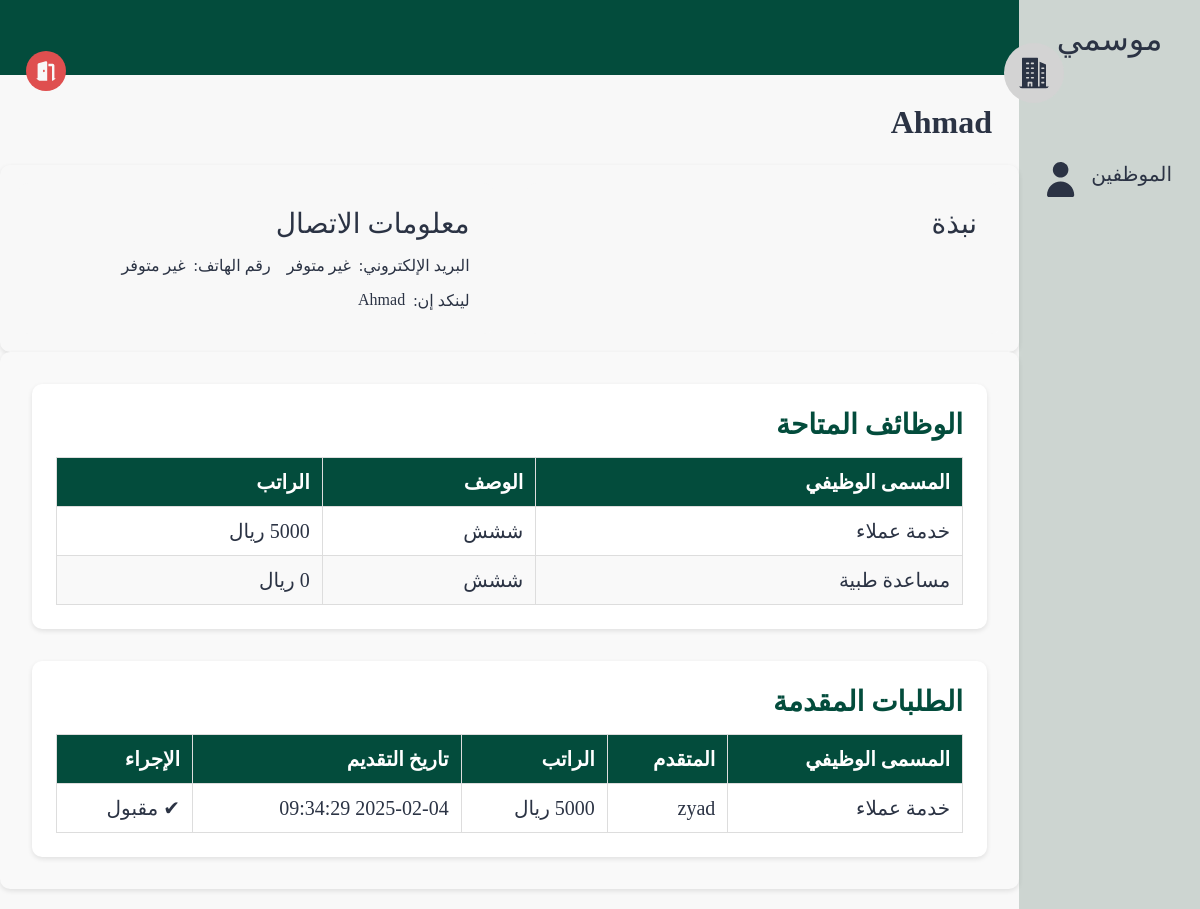
The app's page /pages/company.php?id=2 with its own data.
### tables this page shows
CREATE TABLE company (
    company_id INTEGER PRIMARY KEY, 
    owner_id INTEGER,
    hr_id INTEGER,
    name TEXT,
    location TEXT,
    bio TEXT,
    FOREIGN KEY (owner_id) REFERENCES users(id) ON DELETE CASCADE,
    FOREIGN KEY (hr_id) REFERENCES users(id) ON DELETE CASCADE
);

CREATE TABLE jobs (
    job_id INTEGER PRIMARY KEY, 
    company_id INTEGER,
    name TEXT,
    description TEXT,
    salary INTEGER,
    language_id INTEGER,
    type BOOLEAN,
    FOREIGN KEY (company_id) REFERENCES company(company_id) ON DELETE CASCADE,
    FOREIGN KEY (language_id) REFERENCES languages(language_id) ON DELETE CASCADE
);

### src/database/fetch.php (called while the page is built, shortened)
<?php
include('../database/data.php');
function fetchAllCompanyJobs($company_id)
{
    global $db;
    $company_id = intval($company_id);
    $stmt = $db->prepare('SELECT name, description, salary FROM jobs WHERE company_id = :company_id');
    $stmt->bindValue(':company_id', $company_id, SQLITE3_INTEGER);
    $result = $stmt->execute();
    $jobs = [];
    while ($row = $result->fetchArray(SQLITE3_ASSOC)) {
        $jobs[] = $row;
    }
    return $jobs;
}
function fetchAllApplicationsForCompany($company_id)
{
    global $db;
    $stmt = $db->prepare("
        SELECT applications.id, applications.applied_at, applications.status,
               users.name AS applicant_name, jobs.name AS job_title, jobs.salary
        FROM applications
        JOIN jobs ON applications.job_id = jobs.job_id
        JOIN users ON applications.user_id = users.id
        WHERE jobs.company_id = :company_id
        ORDER BY applications.applied_at DESC
    ");
    $stmt->bindValue(':company_id', $company_id, SQLITE3_INTEGER);
    $result = $stmt->execute();
    $applications = [];
    while ($row = $result->fetchArray(SQLITE3_ASSOC)) {
        $applications[] = $row;
    }
    return $applications;
}

### src/pages/company.php (the view, shortened to what this page needs)
<?php
include ('../database/data.php');
$company_id = isset($_GET["id"]) ? intval($_GET["id"]) : ($_SESSION['user']['company_id'] ?? 0);
$stmt = $db->prepare("SELECT * FROM company WHERE company_id = :company_id");
$stmt->bindValue(':company_id', $company_id, SQLITE3_INTEGER);
$result = $stmt->execute()->fetchArray(SQLITE3_ASSOC);
$name = $result['name'] ?? 'غير معروف';
$email = $result['email'] ?? 'غير متوفر';
$phone = $result['phone'] ?? 'غير متوفر';
$linkedin = $result['linkedin'] ?? '#';
$jobs = fetchAllCompanyJobs($company_id);
$applications = fetchAllApplicationsForCompany($company_id);
?>
<!DOCTYPE html>
<html lang="ar" dir="rtl">
<head>
    <link rel="stylesheet" href="../styles/profile.css">
</head>
<body>
    <section class="page-structure">
        <?php
        include "../components/NavBar.php";
        ?>
        <section class="page-content">
            <div class="username">
                <img class="profile-pic" src="../images/company.svg" alt="صورة المستخدم">
                <div class="user">
                    <h2><?php echo $name; ?></h2>
                </div>
            </div>
            <div class="options">
                <a href="../pages/logout.php">
                    <img class="nav-icon" style="--color: #DF4F4F" src="../images/logout.svg" alt="شعار تسجيل الخروج">
                </a>
            </div>
            <header></header>
            <main>
                <section class="profile-details">
                    <div class="block about">
                        <h2>نبذة</h2>
                    </div>
                    <div class="block contacts">
                        <h2>معلومات الاتصال</h2>
                        <ul>
                            <li>البريد الإلكتروني:
                                <a href="mailto:<?php echo $email; ?>"><?php echo $email; ?></a>
                            </li>
                            <li>رقم الهاتف:
                                <a href="tel:<?php echo $phone; ?>"><?php echo $phone; ?></a>
                            </li>
                            <li>لينكد إن:
                                <a href="<?php echo $linkedin; ?>" target="_blank"><?php echo $name; ?></a>
                            </li>
                        </ul>
                    </div>
                </section>
                <section class="recent-activity">
                    <div class="block experinces">
                        <h2>الوظائف المتاحة</h2>
                        <table>
                            <tr>
                                <th>المسمى الوظيفي</th>
                                <th>الوصف</th>
                                <th>الراتب</th>
                            </tr>
                            <?php if (!empty($jobs)): ?>
                                <?php foreach ($jobs as $job): ?>
                                    <tr>
                                        <td><?php echo htmlspecialchars($job["name"]); ?></td>
                                        <td><?php echo htmlspecialchars($job["description"]); ?></td>
                                        <td><?php echo htmlspecialchars($job["salary"]); ?> ريال</td>
                                    </tr>
                                <?php endforeach; ?>
                            <?php else: ?>
                                <tr>
                                    <td colspan="3" style="text-align: center;">لا توجد وظائف متاحة</td>
                                </tr>
                            <?php endif; ?>
                        </table>
                    </div>
                    <div class="block experinces">
                        <h2>الطلبات المقدمة</h2>
                        <table>
                            <tr>
                                <th>المسمى الوظيفي</th>
                                <th>المتقدم</th>
                                <th>الراتب</th>
                                <th>تاريخ التقديم</th>
                                <th>الإجراء</th>
                            </tr>
                            <?php if (!empty($applications)): ?>
                                <?php foreach ($applications as $application): ?>
                                    <tr>
                                        <td><?php echo htmlspecialchars($application["job_title"]); ?></td>
                                        <td><?php echo htmlspecialchars($application["applicant_name"]); ?></td>
                                        <td><?php echo htmlspecialchars($application["salary"]); ?> ريال</td>
                                        <td><?php echo htmlspecialchars($application["applied_at"]); ?></td>
                                        <td>
                                            <?php if ($application["status"] === "pending"): ?>
                                                <form action="update_application_status.php" method="POST" style="display:inline;">
                                                    <input type="hidden" name="application_id" value="<?php echo $application['id']; ?>">
                                                    <input type="hidden" name="status" value="accepted">
                                                    <button type="submit" class="accept-btn">قبول</button>
                                                </form>
                                                <form action="update_application_status.php" method="POST" style="display:inline;">
                                                    <input type="hidden" name="application_id" value="<?php echo $application['id']; ?>">
                                                    <input type="hidden" name="status" value="rejected">
                                                    <button type="submit" class="reject-btn">رفض</button>
                                                </form>
                                            <?php else: ?>
                                                <span class="<?php echo $application["status"] === 'accepted' ? 'accepted' : 'rejected'; ?>">
                                                    <?php echo $application["status"] === "accepted" ? "✔ مقبول" : "✖ مرفوض"; ?>
                                                </span>
                                            <?php endif; ?>
                                        </td>
                                    </tr>
                                <?php endforeach; ?>
                            <?php else: ?>
                                <tr>
                                    <td colspan="5" style="text-align: center;">لا توجد طلبات حتى الآن</td>
                                </tr>
                            <?php endif; ?>
                        </table>
                    </div>
                </section>
            </main>
        </section>
    </section>
</body>
</html>

### src/styles/profile.css (style rules this page uses)
* { color: var(--black-color); }
body { background-color: var(--white-color); }
.nav-icon { --color: var(--white-alt-color); background-color: var(--color); width: 40px; height: 40px; border-radius: 50%; padding: 0.5rem; }
section.page-content { width: 100%; }
header { position: relative; display: flex; align-items: center; justify-content: space-between; min-height: 75px; background-color: var(--main-color); padding: 1.25rem 3rem; }
.username .profile-pic { width: 60px; height: 60px; padding: 10px; border-radius: 50%; background-color: lightgray; top: 0; }
.username { display: flex; align-items: center; gap: 0.75rem; height: 65px; position: absolute; top: 0; right: 18px; z-index: 1000; padding: 0.5rem 1rem; right: 10%; top: 40px; }
.options { display: flex; align-items: center; gap: 0.75rem; height: 65px; position: absolute; top: 40px; left: 10px; z-index: 1000; padding: 0.5rem 1rem; }
.username h2 { font-size: 2rem; }
.username .user { position: static; margin-top: 100px; }
header::after { content: ""; position: absolute; right: 0; bottom: 0; width: 70%; height: 4px; background-color: var(--main-color); }
main { margin-top: 70px; width: 100%; padding: 1rem; }
main section { border-radius: 10px; box-shadow: 0 2px 5px rgba(0, 0, 0, 0.1); padding: 18px; }
.profile-details { display: grid; grid-template-columns: 1fr 1fr; gap: 2rem; }
.profile-details .block { display: flex; flex-direction: column; gap: 1rem; background-color: var(--white-color); padding: 1.5rem; border-radius: 10px; }
.profile-details .block h2 { font-size: 1.75rem; font-weight: 500; }
.profile-details .block ul { list-style: none; padding-inline-start: 0; display: flex; flex-wrap: wrap; gap: 1rem; }
.profile-details .block ul li { display: flex; gap: 0.5rem; font-size: 1rem; }
.recent-activity { display: flex; flex-direction: column; gap: 2rem; padding: 2rem; background-color: #f9f9f9; border-radius: 10px; }
.recent-activity .block { background-color: #fff; padding: 1.5rem; border-radius: 10px; box-shadow: 0 2px 5px rgba(0, 0, 0, 0.1); }
.recent-activity .block h2 { font-size: 1.75rem; margin-bottom: 1rem; color: var(--main-color); }
.experinces table { width: 100%; border-collapse: collapse; font-size: 1.25rem; margin-top: 1rem; }
.experinces table th, .experinces table td { padding: 0.75rem; text-align: right; border: 1px solid #ddd; }
.experinces table th { background-color: var(--main-color); color: #fff; }
.experinces table tr:nth-child(odd) { background-color: #f9f9f9; }
.experinces table tr:nth-child(even) { background-color: #fff; }
@media (min-width: 992px) { main { padding: 1.25rem 0; } }

### src/styles/globals.css (style rules this page uses)
*, *::before, *::after { box-sizing: border-box; margin: 0; padding: 0; list-style: none; text-decoration: none; }
:root { --main-color: #034c3c; --secondary-color: #d2b48c; --white-color: #f8f8f8; --black-color: #2b3344; --white-alt-color: #cdd5d1; }
a { display: block; color: var(--black-color); }
.page-structure { display: flex; min-height: 100vh; }

### records on screen
company: name "Ahmad"
jobs: name "خدمة عملاء", description "ششش"
jobs: name "مساعدة طبية", description "ششش"

### other values on screen
$nav['title'] "الموظفين"
$email "غير متوفر"
$phone "غير متوفر"
$application["job_title"] "خدمة عملاء"
$application["applicant_name"] "zyad"
$application["applied_at"] "2025-02-04 09:34:29"
